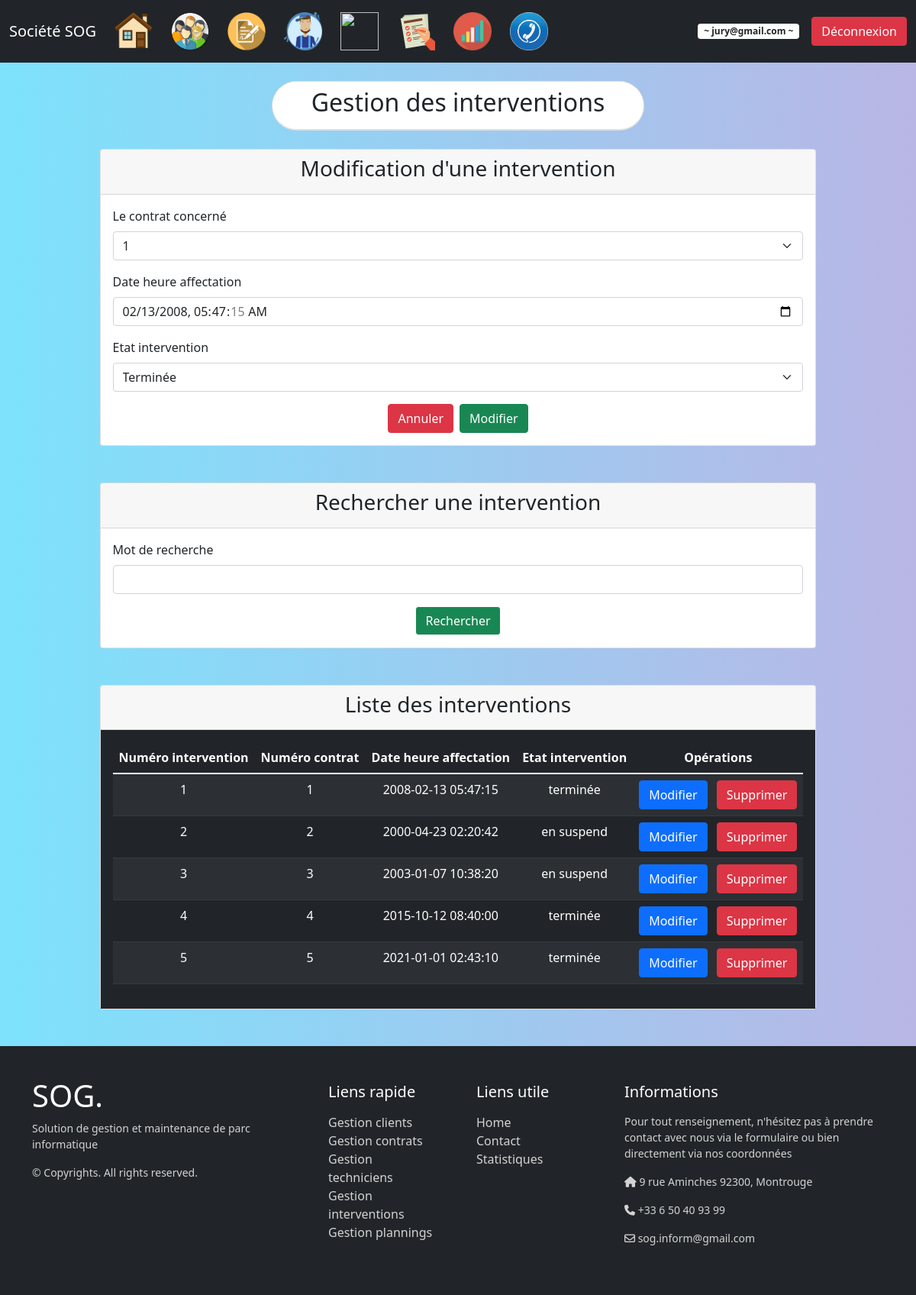
The app's page /index.php?page=4&action=edit&num_intervention=1 (signed in) with its own data.
### tables this page shows
Create table intervention
(
    num_intervention int(3) auto_increment,
    num_contrat int(3),
    date_heure_affectation datetime NOT NULL,
    etat_intervention enum('en cours','terminée','en suspend'),
    PRIMARY KEY (num_intervention,num_contrat),
    foreign KEY (num_contrat) references contrat (num_contrat)
    on update cascade
    on delete cascade 
);

Create table contrat
(
    num_contrat int(3) auto_increment,
    idclient int(3),
    date_souscription date NOT NULL,
    montant_mensuel_ht decimal(13,2) NOT NULL,
    etat_du_contrat enum('valide','resilié', 'en cours'),
    objet_du_contrat varchar(50) NOT NULL,
    PRIMARY KEY (num_contrat),
    foreign KEY (idclient) references client (idclient)
    on update cascade
    on delete cascade
);

### controleur/config_bdd.php (called while the page is built)
<?php
$serveur = "localhost";
$bdd = "bdd_ppe";
$user = "root";
$mdp = "";
?>

### controleur/controleur.class.php (called while the page is built, shortened)
<?php
require_once("modele/modele.class.php");
class Controleur {
	private $unModele;
	public function __construct($serveur, $bdd, $user, $mdp) {
		$this->unModele = new Modele($serveur, $bdd, $user, $mdp);
	}
	public function setTable($uneTable) {
		$this->unModele->setTable($uneTable);
	}
	public function selectAll() {
		return $this->unModele->selectAll();
	}
	public function selectWhere($where) {
		return $this->unModele->selectWhere($where);
	}
}
?>

### modele/modele.class.php (called while the page is built, shortened)
<?php
class Modele {
	private $unPdo, $uneTable;
	public function __construct($serveur, $bdd, $user, $mdp)
	{
		$this->unPdo = null;
		try
		{
			$this->unPdo = new PDO("mysql:host=".$serveur.";dbname=".$bdd.";charset=utf8", $user, $mdp);
		}
		catch (PDOException $exp)
		{
			die("Erreur de connexion à la base de données : " . $exp->getMessage());
		}
	}
	public function setTable($uneTable)
	{
		$this->uneTable = $uneTable;
	}
	public function selectAll()
	{
		$requete = "SELECT * FROM ".$this->uneTable;
		$select = $this->unPdo->prepare($requete);
		$select->execute();
		return $select->fetchAll();
	}
	public function selectWhere($where)
	{
		$donnees = array();
		$champs = array();
		foreach ($where as $key => $value)
		{
			$champs[] = $key." = :".$key;
			$donnees[":".$key] = $value;
		}
		$chaineWhere = implode(" AND ", $champs);
		$requete = "SELECT * FROM ".$this->uneTable." WHERE ".$chaineWhere;
		$select = $this->unPdo->prepare($requete);
		$select->execute($donnees);
		return $select->fetch();
	}
}
?>

### vue/vue_insert_intervention.php (the view, shortened to what this page needs)
<div class="card mb-5">
    <div class="card-header">
        <h3 class="text-center">
            <?= ($leIntervention != null ? "Modification" : "Insertion"); ?> d'une intervention
        </h3>
    </div>
    <div class="card-body">
        <form method="post" action="">
            <div class="mb-3">
                <label for="num_contrat" class="form-label"> Le contrat concerné</label>
                <select name="num_contrat" id="num_contrat" class="form-select">
                    <?php
                    $unControleur->setTable("contrat");
                    $lesContrats = $unControleur->selectAll();
                    foreach ($lesContrats as $unContrat) { ?>
                        <option value="<?= $unContrat['num_contrat']; ?>" <?php if ($unContrat['num_contrat'] == $leIntervention['num_contrat']) : ?>
                        selected="selected" <?php endif; ?>>
                            <?= $unContrat['num_contrat']; ?>
                        </option>
                    <?php } ?>
                </select>
            </div>
             <div class="mb-3">
                <label for="date_heure_affectation" class="form-label">Date heure affectation</label>
                <input type="datetime-local" name="date_heure_affectation" class="form-control" value="<?= ($leIntervention != null ? $leIntervention['date_heure_affectation'] : null); ?>">
            </div>
             <div class="mb-3">
                <label for="etat_intervention" class="form-label">Etat intervention</label>
                <select name="etat_intervention" class="form-select" value="<?= ($leIntervention != null ? $leIntervention['etat_intervention'] : null); ?>">
                    <option value="terminée"> Terminée </option>
                </select>
            </div>
            <div class="d-flex justify-content-center">
                <button type="reset" class="btn btn-danger me-2">Annuler</button>
                <button type="submit" <?= ($leIntervention != null ? 'name="Modifier"' : 'name="Valider"'); ?> class="btn btn-success">
                    <?= ($leIntervention != null ? "Modifier" : "Ajouter"); ?>
                </button>
            </div>
        </form>
    </div>
</div>

### index.php (style rules this page uses)
body { background: #642B73; background: -webkit-linear-gradient(to right, #7DE2FC, #B9B6E5); background: linear-gradient(to right, #7DE2FC , #B9B6E5); }

### records on screen
intervention: num_contrat "1", date_heure_affectation "02/13/2008 05:47:15", etat_intervention "Terminée"

### other values on screen
$_SESSION['email'] "jury@gmail.com"
$uneIntervention['num_intervention'] "1"
$uneIntervention['num_contrat'] "1"
$uneIntervention['date_heure_affectation'] "2008-02-13 05:47:15"
$uneIntervention['etat_intervention'] "terminée"
$uneIntervention['num_intervention'] "2"
$uneIntervention['num_contrat'] "2"
$uneIntervention['date_heure_affectation'] "2000-04-23 02:20:42"
$uneIntervention['etat_intervention'] "en suspend"
$uneIntervention['num_intervention'] "3"
$uneIntervention['num_contrat'] "3"
$uneIntervention['date_heure_affectation'] "2003-01-07 10:38:20"
$uneIntervention['num_intervention'] "4"
$uneIntervention['num_contrat'] "4"
$uneIntervention['date_heure_affectation'] "2015-10-12 08:40:00"
